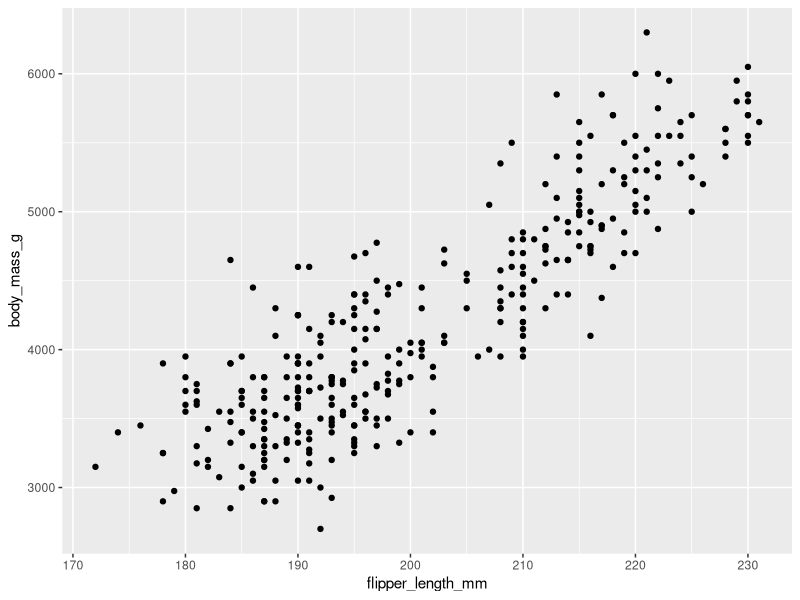
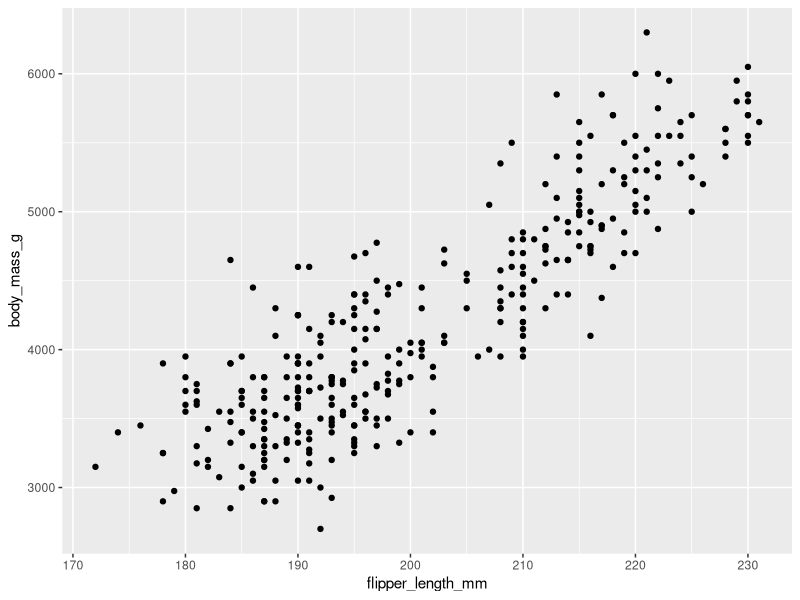
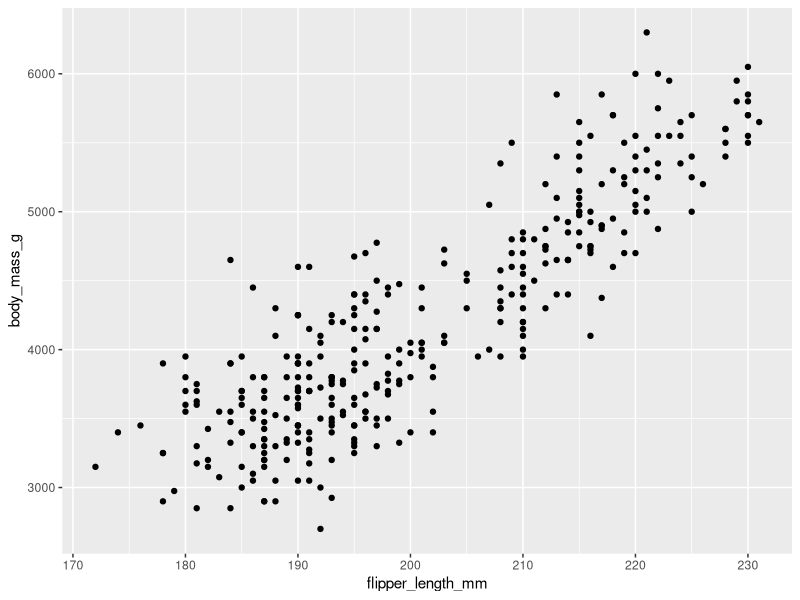
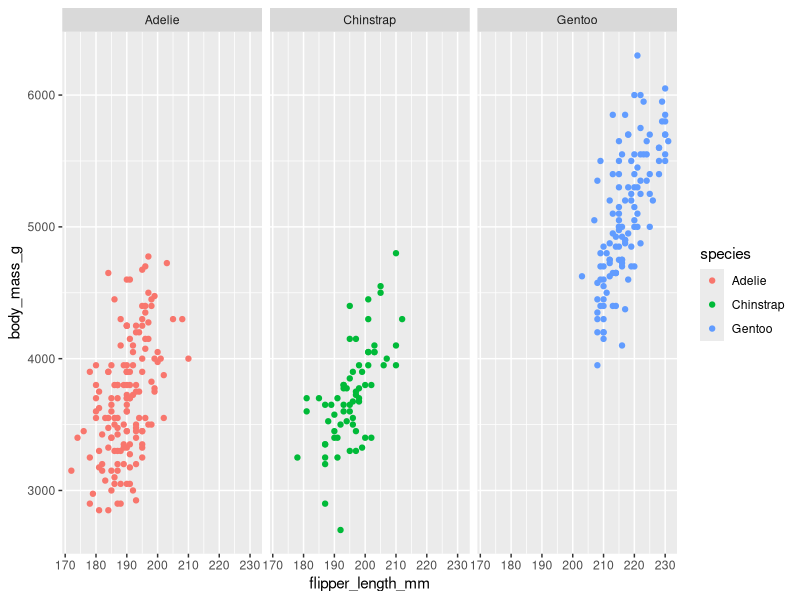
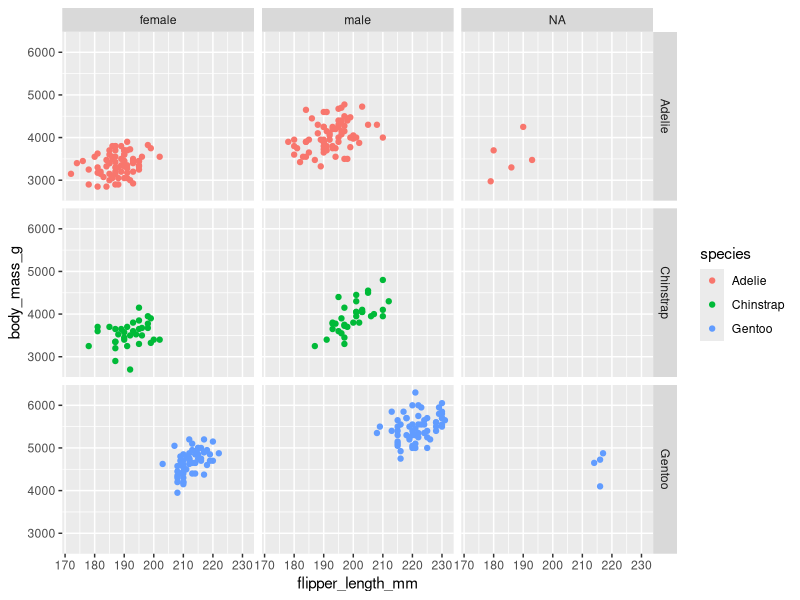
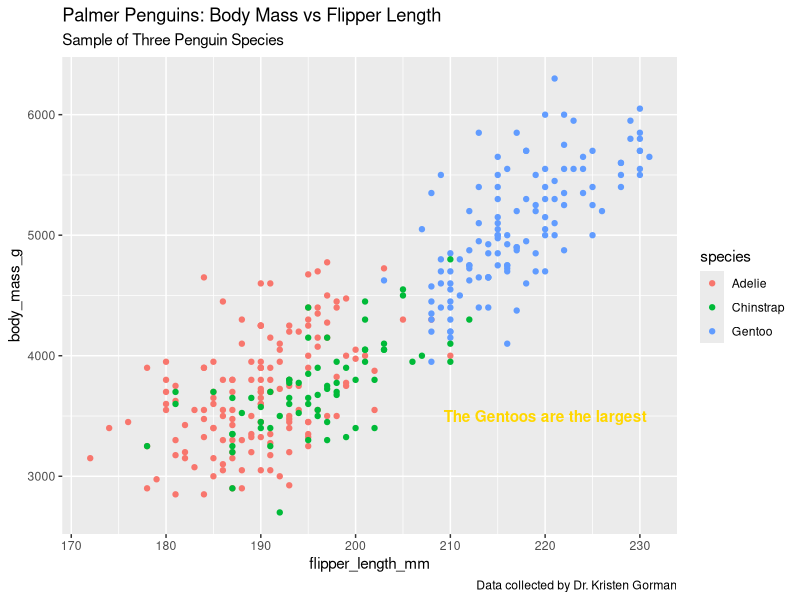

These charts were generated, in order, by the following R code:
## ---- chunk 1
library(tidyverse)
library(ggplot2)
library(palmerpenguins)
## ---- chunk 2
ggplot(data = penguins)+ geom_point(mapping = aes(x=flipper_length_mm, y = body_mass_g))
ggplot(data=penguins, mapping = aes(x= flipper_length_mm, y = body_mass_g)) + geom_point()
ggplot(penguins, aes(flipper_length_mm, body_mass_g))+geom_point()
## ---- chunk 3
ggplot(data = penguins) +
  geom_point(mapping = aes(x = flipper_length_mm, y = body_mass_g, color = species)) + 
  facet_wrap(~species)
## ---- chunk 4
ggplot(data = penguins)+
  geom_point(mapping = aes(x = flipper_length_mm, y = body_mass_g, color = species)) +
  facet_grid(species~sex)
## ---- chunk 5
ggplot(data = penguins)+
  geom_point(mapping = aes(x = flipper_length_mm, y = body_mass_g, color = species))+
  labs(title = "Palmer Penguins: Body Mass vs Flipper Length", subtitle = "Sample of Three Penguin Species", caption = "Data collected by Dr. Kristen Gorman")+
  annotate("text", x = 220, y = 3500, label = "The Gentoos are the largest", color = "gold", fontface = "bold")
